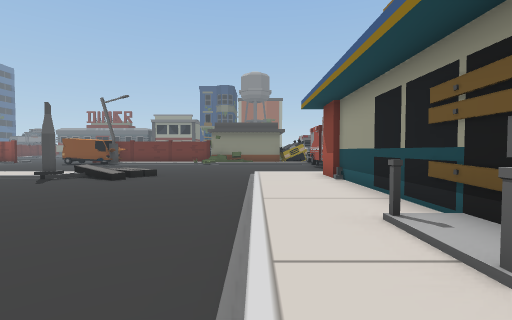
[1] (above)

24 first-person views from a walk through a 3-D level made in the Unity game engine. The camera is 1.5 m above the floor, tilts 2° down and sees 85° across. The floor is counted in squares, 2 m on a side. Each view is taken from the middle of a square. On the plan, view 1 faces up. The plan holds only what a view shows up to about 10 squares ahead; the rest is blank. The place goes on beyond the plan. The player character is not drawn.

[2]
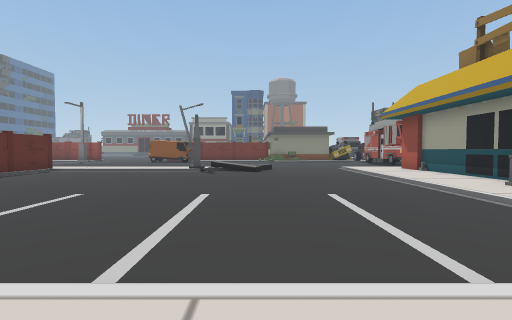

[3]
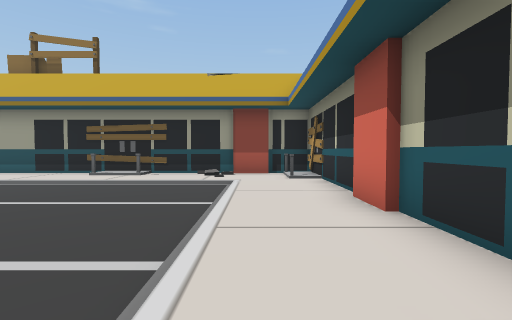

[4]
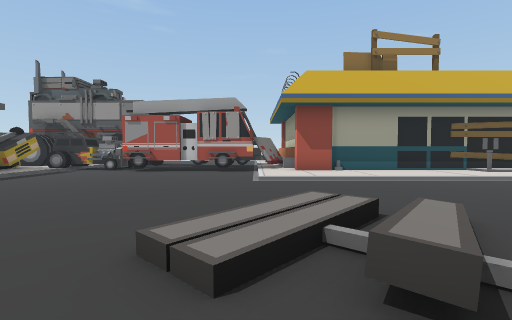

[5]
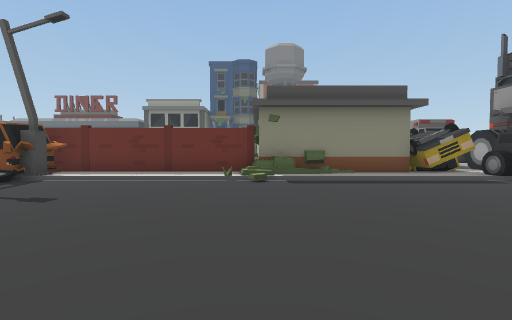

[6]
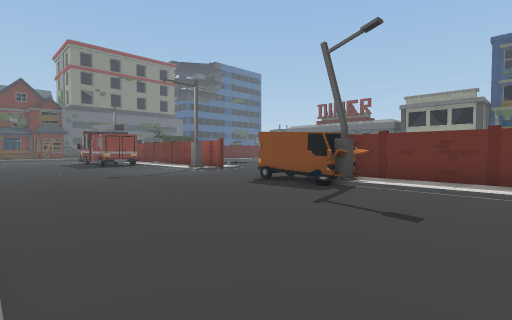

[7]
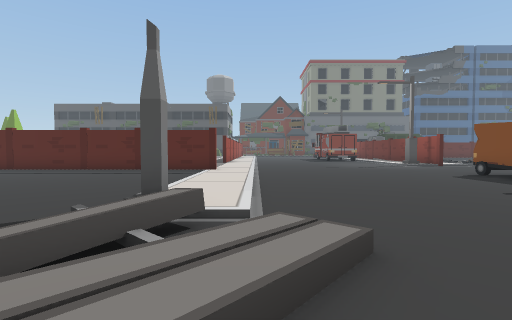

[8]
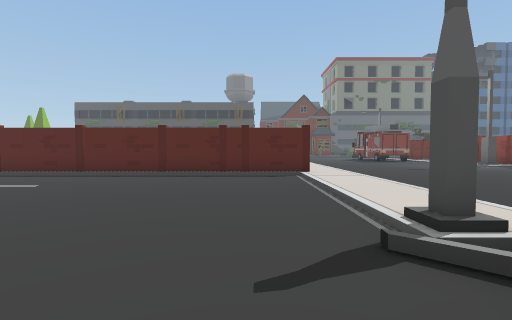

[9]
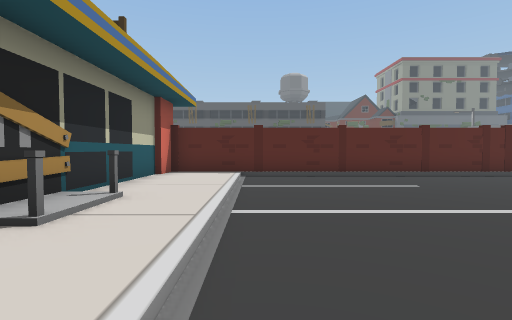

[10]
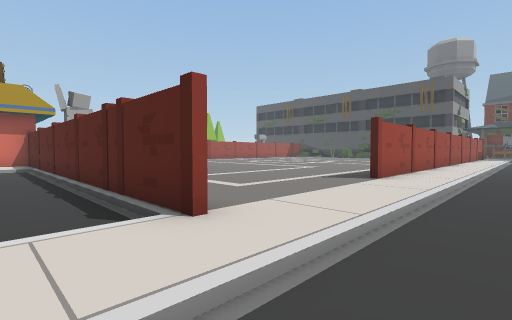

[11]
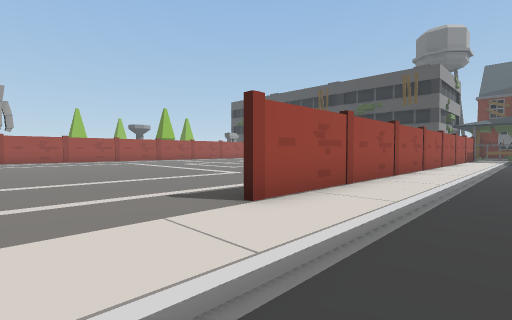

[12]
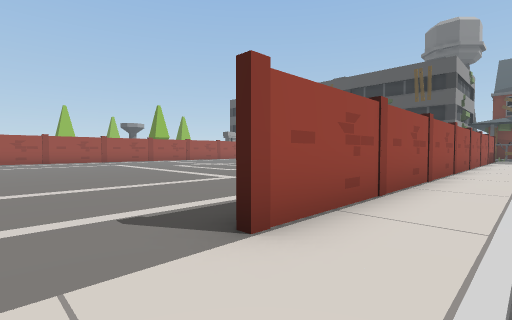

[13]
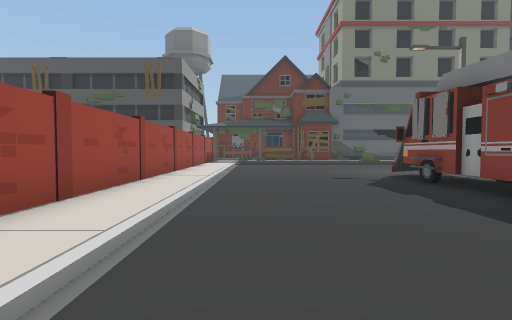

[14]
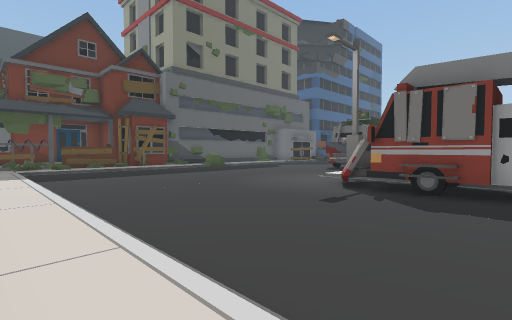

[15]
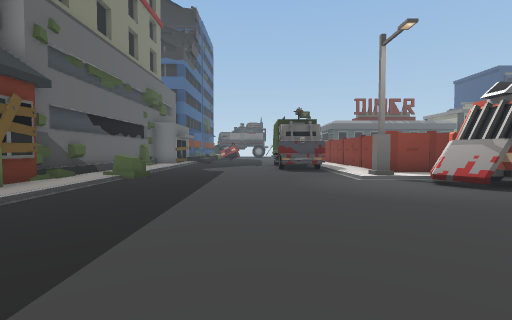

[16]
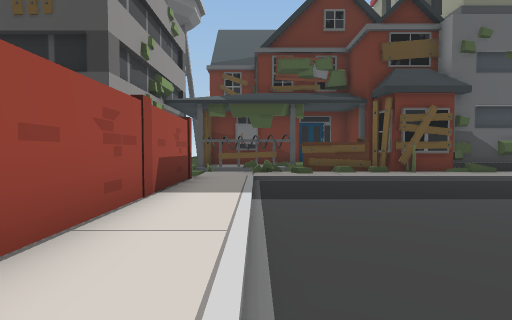

[17]
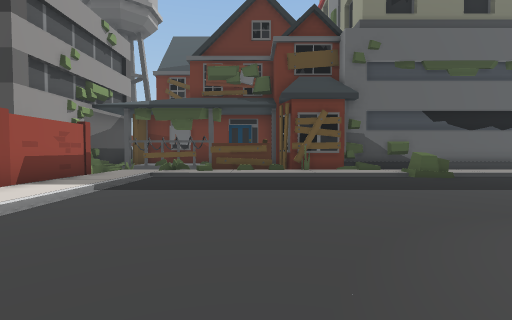

[18]
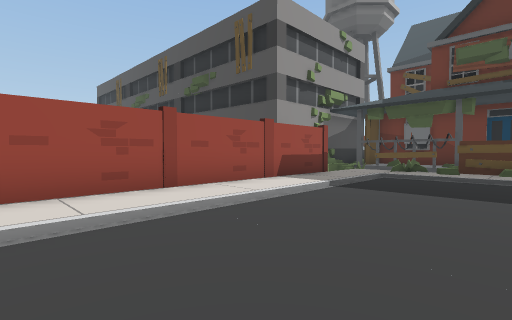

[19]
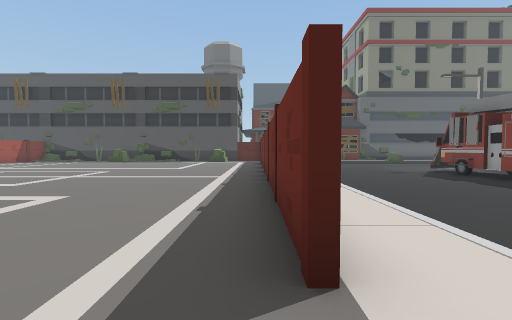

[20]
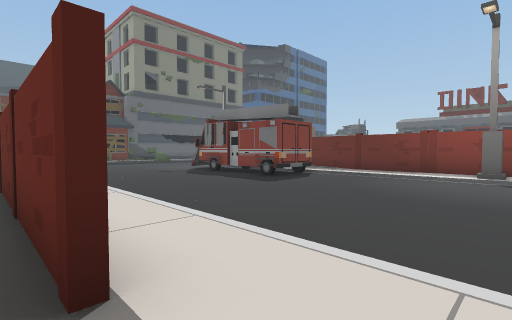

[21]
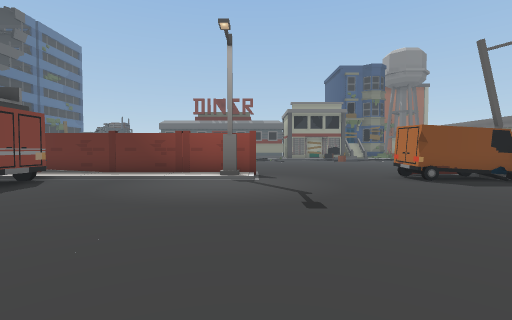

[22]
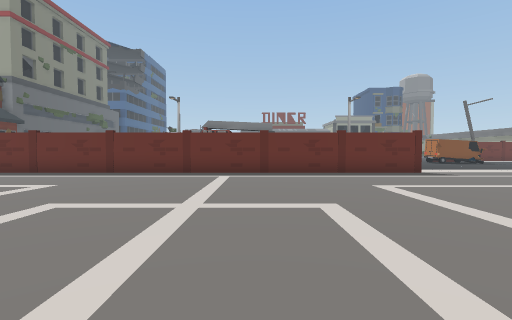

[23]
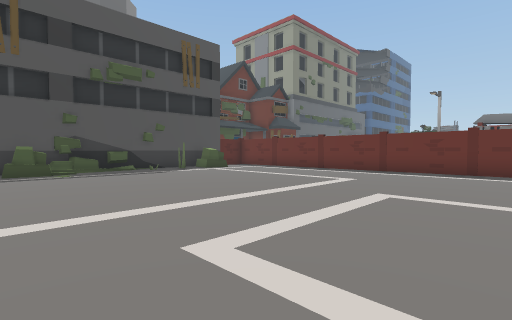

[24]
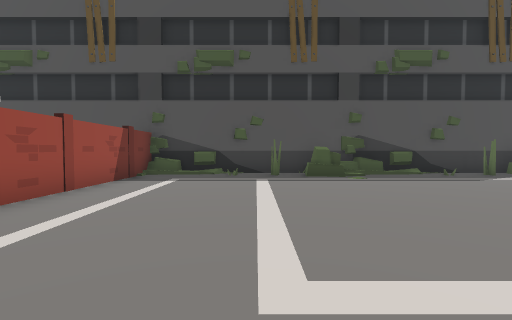

### Floor plan
Key: @ floor where view 1 was taken; # wall or solid block; . main floor; : floor 0.25 m higher than the main floor; + floor 0.5 m higher than the main floor; / step, stairs or slope; = window, fence, low wall or low ledge; ^ raised ledge; v drop or lower ground; C car; W wheel; T truck; A van; O other object.
Columns run from 38 left of view 1 to 6 right of it. Each row starts with its distance up from view 1.
 19 #:/....../:##  ########......####### ###CCTTT
 18 #:^......//::  :::::::/....A A:::::###/:CCOO
 17 #:/....../#//   #////#/....A#A////////////OO
 16 #:/........#   ##.........................
 15 #:/........##W##W.........................
 14 #//......................................W
 13 #//......................................^
 12 ^:/......................................#
 11 v#/............................../.......W
 10 v//////////////////////////////////...///#
  9 v:::::::::::::::::::::::::::::::#=/.../:::
  8 vvv##################::::#....../.#.../:/#
  7 #       :::::::::::::::::#............///#
  6         :::::::::::::::::#............/::#
  5    #   ::::::::::::::::: #............/::#
  4    #:::::::::::::::::::: #............/::#
  3   ##:::::::::::::::::::: #............///#
  2   #/:::::::::::::::::::: #............//+#
  1    ^:::::::::::::::::::  #............/::#
  0    #=:::::::::::: :::::  #............@//#
 -1   ##^:::::::::::   ::::  #............///#
 -2   #::::::::::::     :::  #:::::/::::::::##
 -3   ##:::::::::            #::::///::::://#
 -4    #::::::::             ################
 -5    #:::::::
 -6    #::::::
 -7    ######

Positions as (right, up) in squares from view 1, and headings:
1: (0, 0), facing up
2: (-4, -3), facing up
3: (-7, -2), facing right
4: (-7, 10), facing right
5: (-3, 10), facing up
6: (-5, 10), facing up-left
7: (-3, 10), facing left
8: (-4, 7), facing left
9: (-4, -1), facing left
10: (-11, 11), facing down-left
11: (-15, 11), facing down-left
12: (-16, 10), facing down-left
13: (-19, 11), facing left
14: (-24, 9), facing up-left
15: (-32, 9), facing up
16: (-29, 10), facing left
17: (-28, 13), facing left
18: (-28, 13), facing down-left
19: (-16, 8), facing left
20: (-16, 8), facing up-left
21: (-16, 9), facing up
22: (-23, -1), facing up
23: (-24, -2), facing up-left
24: (-26, -3), facing left
